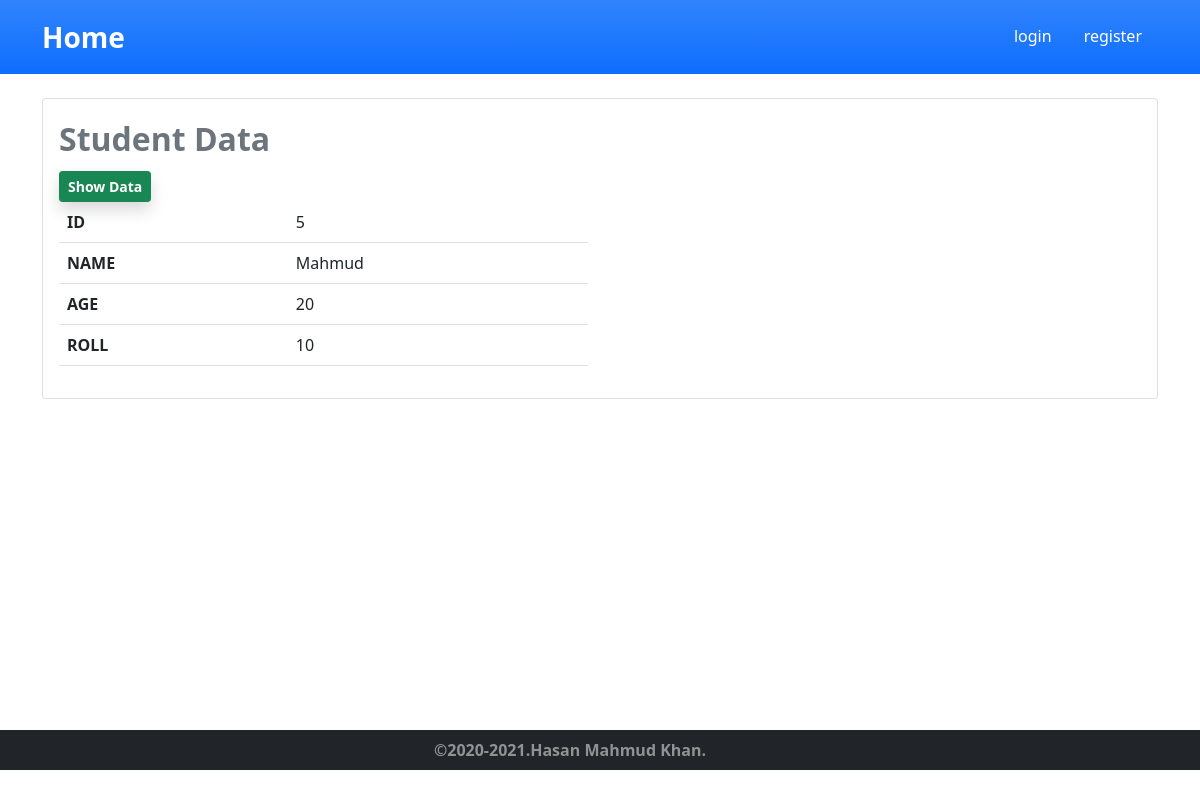
The page /view.php?view=5 on the database its author committed.
### tables this page shows
CREATE TABLE `student` (
  `id` int(11) NOT NULL,
  `name` varchar(80) NOT NULL,
  `age` int(11) NOT NULL,
  `roll` int(11) NOT NULL,
  `date` timestamp NOT NULL DEFAULT current_timestamp() ON UPDATE current_timestamp()
);

### view.php (the view, shortened to what this page needs)
<?php
include("includes/navbar.php");
include("db.php");
if(isset($_GET['view'])){
    $row['id'] = $_GET['view'];
    $id = $row['id'];
    $sql = "SELECT * FROM student WHERE id={$id}";
    $result = mysqli_query($conn,$sql);
    $row = mysqli_fetch_assoc($result);
    $name = $row['name'];
    $age = $row['age'];
    $roll = $row['roll'];
}
?>
    <main class="">
        <div class="container">
            <br>
            <div class="card">
                <div class="card-body">
                    <div class="card-title text-muted fw-bold fs-2">Student Data</div>
                    <a href="index.php" class="btn btn-success btn-sm fw-bold shadow">Show Data</a>
                    <div class="row">
                        <div class="col-md-6">
                            <table class="table">
                                <tr>
                                    <th>ID</th>
                                    <td><?php echo $id; ?></td>
                                </tr>
                                <tr>
                                    <th>NAME</th>
                                    <td><?php echo $name; ?></td>
                                </tr>
                                <tr>
                                    <th>AGE</th>
                                    <td><?php echo $age; ?></td>
                                </tr>
                                <tr>
                                    <th>ROLL</th>
                                    <td><?php echo $roll; ?></td>
                                </tr>
                            </table>
                        </div>
                        <div class="col-md-6">
                        </div>
                    </div>
                </div>
            </div>
        </div>
    </main>
<?php
include("includes/footer.php");
?>

### assets/css/style.css (style rules this page uses)
main { min-height: 82vh !important; }

### rows shown on the page
student: name "Mahmud", age "20", roll "10"

### other values the page prints
$id "5"
